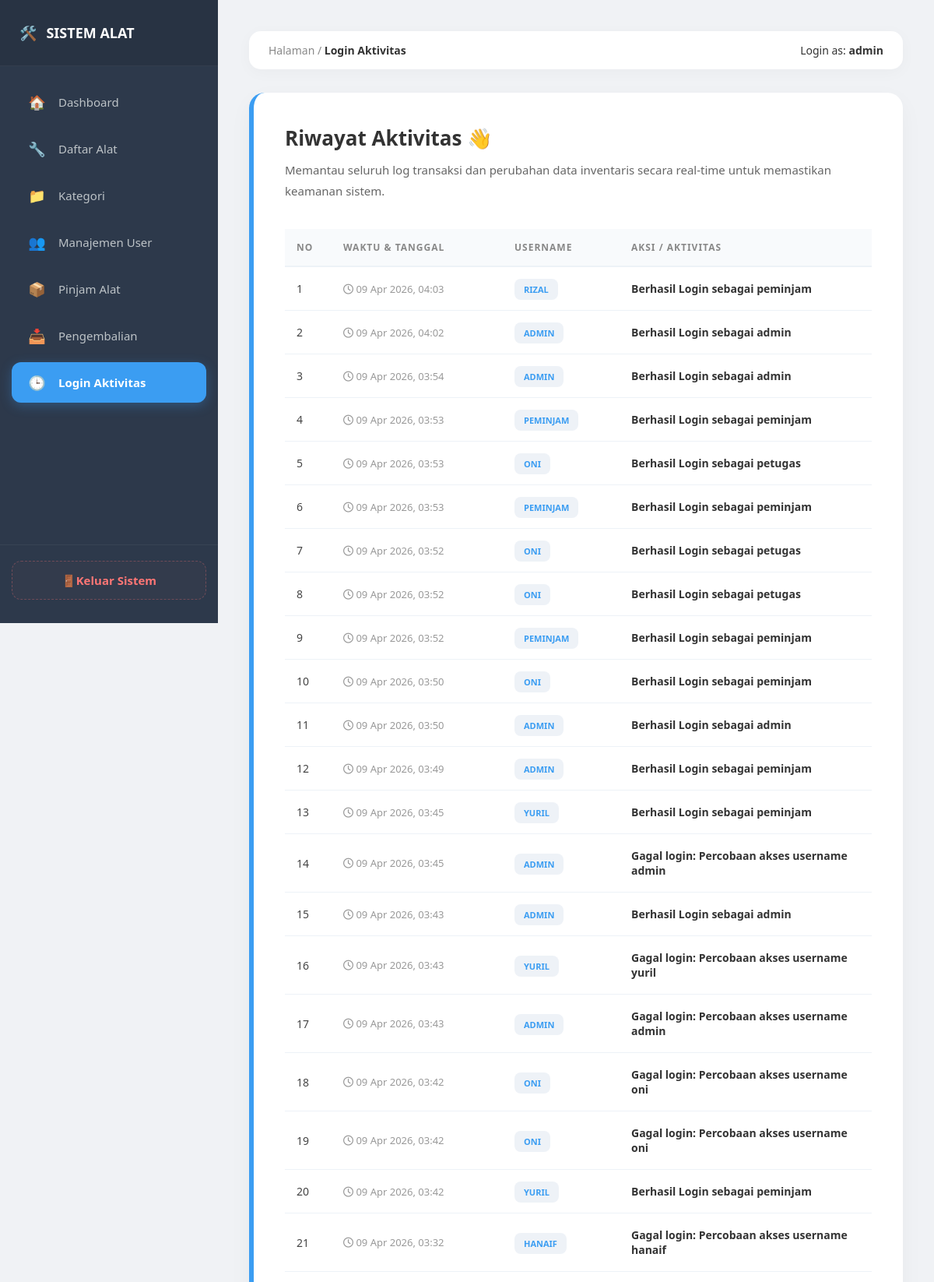
Page /app/view/admin/log_aktivitas.php (signed in, upper part) on the committed database.
### tables this page shows
CREATE TABLE `log_aktivitas` (
  `log_id` int(11) NOT NULL,
  `user_id` int(11) DEFAULT NULL,
  `username` varchar(255) NOT NULL,
  `aktifitas` text DEFAULT NULL,
  `waktu` timestamp NOT NULL DEFAULT current_timestamp(),
  `aksi` varchar(255) NOT NULL
);

### app/view/admin/log_aktivitas.php (the view, shortened to what this page needs)
<?php
include $_SERVER['DOCUMENT_ROOT'] . "/peminjaman/app/config/koneksi.php";
?>
<!DOCTYPE html>
<html lang="id">
<head>
    <link rel="stylesheet" href="https://cdnjs.cloudflare.com/ajax/libs/font-awesome/6.4.2/css/all.min.css">
</head>
<body>
    <div class="sidebar">
        <div class="sidebar-header">
            <span>🛠️</span> SISTEM ALAT
        </div>
        <div class="sidebar-menu">
            <a href="dashboard.php"><span class="icon">🏠</span> Dashboard</a>
            <a href="alat.php"><span class="icon">🔧</span> Daftar Alat</a>
            <a href="kategori.php"><span class="icon">📁</span> Kategori</a>
            <a href="user.php"><span class="icon">👥</span> Manajemen User</a>
            <a href="peminjaman.php"><span class="icon">📦</span> Pinjam Alat</a>
            <a href="pengembalian.php"><span class="icon">📥</span> Pengembalian</a>
            <a href="log_aktivitas.php" class="active"><span class="icon">🕒</span> Login Aktivitas</a>
        </div>
        <div class="logout-section">
            <a href="../auth/logout.php" class="logout-link" onclick="return confirm('Yakin ingin keluar?')">
                <span class="icon">🚪</span> Keluar Sistem
            </a>
        </div>
    </div>
    <div class="main-content">
        <div class="top-navbar">
            <div class="breadcrumb">Halaman / <strong>Login Aktivitas</strong></div>
            <div style="font-size: 14px;">Login as: <strong><?= $_SESSION['username']; ?></strong></div>
        </div>
        <div class="card-main">
            <h2>Riwayat Aktivitas 👋</h2>
            <p>Memantau seluruh log transaksi dan perubahan data inventaris secara real-time untuk memastikan keamanan sistem.</p>
            <div class="table-responsive">
                <table>
                    <thead>
                        <tr>
                            <th width="60">NO</th>
                            <th width="220">WAKTU & TANGGAL</th>
                            <th width="150">USERNAME</th>
                            <th>AKSI / AKTIVITAS</th>
                        </tr>
                    </thead>
                    <tbody>
                        <?php
                        $no = 1;
                        $query = mysqli_query($koneksi, "SELECT * FROM log_aktivitas ORDER BY waktu DESC");
                        while ($data = mysqli_fetch_assoc($query)) {
                        ?>
                        <tr>
                            <td><?= $no++; ?></td>
                            <td class="time-text">
                                <i class="far fa-clock"></i> <?= date('d M Y, H:i', strtotime($data['waktu'])); ?>
                            </td>
                            <td><span class="badge-user"><?= strtoupper($data['username']); ?></span></td>
                            <td class="action-text"><?= $data['aksi']; ?></td>
                        </tr>
                        <?php } ?>
                    </tbody>
                </table>
            </div>
        </div>
    </div>
</body>
</html>

### app/view/admin/log_aktivitas.php (style rules this page uses)
:root { --sidebar-bg: #2d394b; --active-blue: #3b9df2; --text-gray: #bdc3c7; --bg-main: #f0f2f5; }
* { margin: 0; padding: 0; box-sizing: border-box; }
body { font-family: 'Segoe UI', 'Nunito', sans-serif; background-color: var(--bg-main); display: flex; color: #333; min-height: 100vh; }
.sidebar { width: 280px; background-color: var(--sidebar-bg); height: 100vh; color: white; position: fixed; display: flex; flex-direction: column; z-index: 1000; }
.sidebar-header { padding: 30px 25px; font-size: 18px; font-weight: bold; display: flex; align-items: center; gap: 12px; background: rgba(0,0,0,0.1); border-bottom: 1px solid rgba(255,255,255,0.05); }
.sidebar-menu { padding: 20px 15px; flex-grow: 1; }
.sidebar-menu a { display: flex; align-items: center; color: var(--text-gray); padding: 14px 20px; text-decoration: none; border-radius: 12px; margin-bottom: 8px; font-size: 15px; transition: all 0.3s ease; font-weight: 500; }
.sidebar-menu a .icon { margin-right: 15px; font-size: 18px; width: 25px; text-align: center; }
.sidebar-menu a.active { background: var(--active-blue); color: white; box-shadow: 0 4px 15px rgba(59, 157, 242, 0.3); font-weight: 600; }
.logout-section { padding: 20px 15px 30px; border-top: 1px solid rgba(255,255,255,0.05); }
.logout-link { display: flex; align-items: center; justify-content: center; padding: 14px; color: #ff7675; text-decoration: none; font-weight: 600; font-size: 15px; border: 1.5px dashed rgba(255, 118, 117, 0.3); border-radius: 12px; transition: all 0.3s ease; background: rgba(255, 118, 117, 0.03); }
.main-content { margin-left: 280px; flex: 1; padding: 40px; width: calc(100% - 280px); }
.top-navbar { background: white; padding: 15px 25px; border-radius: 15px; display: flex; justify-content: space-between; align-items: center; margin-bottom: 30px; box-shadow: 0 4px 20px rgba(0,0,0,0.03); }
.breadcrumb { font-size: 14px; color: #888; }
.breadcrumb strong { color: #333; }
.card-main { background: white; border-radius: 20px; padding: 40px; border-left: 6px solid var(--active-blue); box-shadow: 0 10px 30px rgba(0,0,0,0.04); }
.card-main h2 { font-size: 26px; font-weight: 700; color: #333; margin-bottom: 10px; }
.card-main p { color: #666; margin-bottom: 35px; font-size: 15px; line-height: 1.8; }
.table-responsive { width: 100%; overflow-x: auto; }
table { width: 100%; border-collapse: collapse; }
table th { text-align: left; padding: 15px; background: #f8fafc; color: #888; font-size: 12px; text-transform: uppercase; letter-spacing: 1px; border-bottom: 2px solid #edf2f7; }
table td { padding: 18px 15px; border-bottom: 1px solid #edf2f7; font-size: 14px; color: #444; }
.badge-user { background: #eef2f7; color: var(--active-blue); padding: 6px 12px; border-radius: 8px; font-weight: 700; font-size: 11px; }
.action-text { font-weight: 600; color: #333; }
.time-text { color: #999; font-size: 13px; }

### rows in the picture
log_aktivitas: waktu "09 Apr 2026, 04:03", username "RIZAL", aksi "Berhasil Login sebagai peminjam"
log_aktivitas: waktu "09 Apr 2026, 04:02", username "ADMIN", aksi "Berhasil Login sebagai admin"
log_aktivitas: waktu "09 Apr 2026, 03:54", username "ADMIN", aksi "Berhasil Login sebagai admin"
log_aktivitas: waktu "09 Apr 2026, 03:53", username "PEMINJAM", aksi "Berhasil Login sebagai peminjam"
log_aktivitas: waktu "09 Apr 2026, 03:53", username "ONI", aksi "Berhasil Login sebagai petugas"
log_aktivitas: waktu "09 Apr 2026, 03:53", username "PEMINJAM", aksi "Berhasil Login sebagai peminjam"
log_aktivitas: waktu "09 Apr 2026, 03:52", username "ONI", aksi "Berhasil Login sebagai petugas"
log_aktivitas: waktu "09 Apr 2026, 03:52", username "ONI", aksi "Berhasil Login sebagai petugas"
log_aktivitas: waktu "09 Apr 2026, 03:52", username "PEMINJAM", aksi "Berhasil Login sebagai peminjam"
log_aktivitas: waktu "09 Apr 2026, 03:50", username "ONI", aksi "Berhasil Login sebagai peminjam"
log_aktivitas: waktu "09 Apr 2026, 03:50", username "ADMIN", aksi "Berhasil Login sebagai admin"
log_aktivitas: waktu "09 Apr 2026, 03:49", username "ADMIN", aksi "Berhasil Login sebagai peminjam"
log_aktivitas: waktu "09 Apr 2026, 03:45", username "YURIL", aksi "Berhasil Login sebagai peminjam"
log_aktivitas: waktu "09 Apr 2026, 03:45", username "ADMIN", aksi "Gagal login: Percobaan akses username admin"
log_aktivitas: waktu "09 Apr 2026, 03:43", username "ADMIN", aksi "Berhasil Login sebagai admin"
log_aktivitas: waktu "09 Apr 2026, 03:43", username "YURIL", aksi "Gagal login: Percobaan akses username yuril"
log_aktivitas: waktu "09 Apr 2026, 03:43", username "ADMIN", aksi "Gagal login: Percobaan akses username admin"
log_aktivitas: waktu "09 Apr 2026, 03:42", username "ONI", aksi "Gagal login: Percobaan akses username oni"
log_aktivitas: waktu "09 Apr 2026, 03:42", username "ONI", aksi "Gagal login: Percobaan akses username oni"
log_aktivitas: waktu "09 Apr 2026, 03:42", username "YURIL", aksi "Berhasil Login sebagai peminjam"
log_aktivitas: waktu "09 Apr 2026, 03:32", username "HANAIF", aksi "Gagal login: Percobaan akses username hanaif"

### other values in the picture
$_SESSION['username'] "admin"
